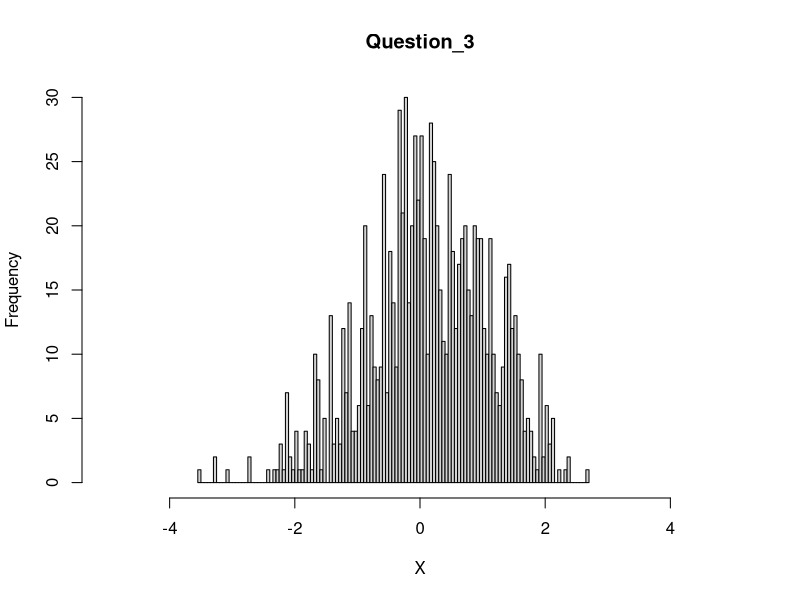

Write the R code that produced this figure.
f <- function(x){
  ans <- (1/sqrt(2*pi))*exp(-x^2/2)
  return(ans)
}

g <- function(x, y){
  ans <- (-1/2)*exp(-abs(x-y))
  return(ans)
}

x <- vector(length = 1000)
x[1] <- 0

for(i in 1:1000){
  s <- runif(n = 1, min = 0, max = 1)
  if( s <= 1/2 ){
    y <- x[i] + log(2*s)
    print(y)
  }
  if( s > 1/2 ){
    y <- x[i] - log(2*(1-s))
    print(y)
  }
  
  r <- (f(y)*g(x[i], y))/(f(x[i])*g(y, x[i]))
  
  if(r >= 1){
    x[i+1] <- y
  }
  
  else{
    u <- runif(n = 1, min = 0, max = 1)
    if(u <= r){
      x[i+1] <- y
    }
    else{
      x[i+1] <- x[i]
    }
  }
}

hist(x, main="Question_3", xlab = "X",  xlim = c(-5,5),breaks = 100)
d <- var(x)

x_sorted <- sort(x)

x_950 <- x_sorted[950]
x_975 <- x_sorted[975]

paste("95.0%分位点是",x_950)
paste("97.5%分位点是",x_975)
paste("样本方差是",d)